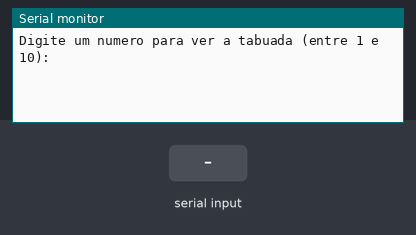
Bench run of a sketch on a simulated Arduino Uno, built with avr-gcc and run on an emulated ATmega328P. Parts: the last lines printed to the serial monitor. Inputs (shaded band) come from the test bench.

Above: at 1.2 s.
1.3 s: "90,45\n" received over Serial
At 2.5 s:
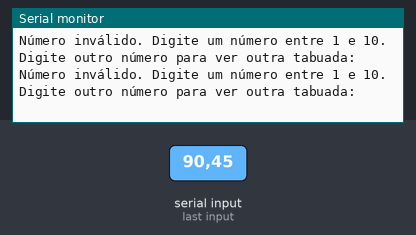
2.8 s: "5\n" received over Serial
At 4.3 s:
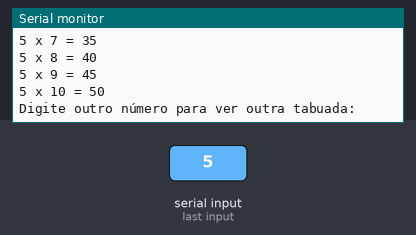

Measured:
- after the input at 1.3 s, the serial monitor: prints a new line at once (image 1)
- after the input at 2.8 s, the serial monitor: prints a new line at once (image 2)

The sketch:

calculadora_desafio1.ino
```cpp
int numero = 0;

void setup() {
  Serial.begin(9600);
  Serial.println("Digite um numero para ver a tabuada (entre 1 e 10):");
}

void loop() {
  if (Serial.available() > 0) {
    numero = Serial.parseInt();  // Lê número digitado pelo usuário
    Serial.read(); // Limpa o buffer do Serial após parseInt

    if (numero >= 1 && numero <= 10) {
      Serial.print("Tabuada do ");
      Serial.println(numero);
      for (int contadortabu = 1; contadortabu <= 10; contadortabu++) {
        Serial.print(numero);
        Serial.print(" x ");
        Serial.print(contadortabu);
        Serial.print(" = ");
        Serial.println(numero * contadortabu);
      }
    } else {
      Serial.println("Número inválido. Digite um número entre 1 e 10.");
    }
    Serial.println("Digite outro número para ver outra tabuada:");
  }
}
```
